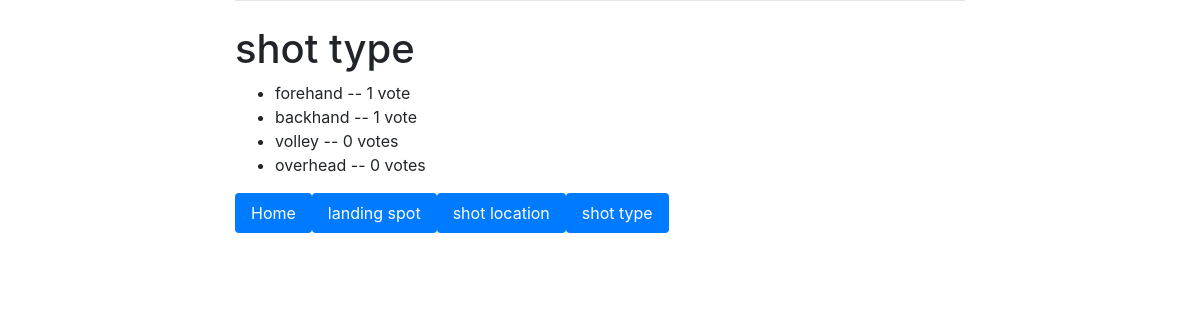
/tracker/1/results/, run on the app's committed database.
### tracker/models.py (models this page shows, shortened)
class Question(models.Model):
    question_text = models.CharField(max_length=200)
    pub_date = models.DateTimeField('date published')

class Choice(models.Model):
    question = models.ForeignKey(Question, on_delete=models.CASCADE)
    choice_text = models.CharField(max_length=200)
    votes = models.IntegerField(default=0)

### tracker/views.py (the view)
# urls.py: path('<int:pk>/results/', views.ResultsView.as_view(), name='results'),
class ResultsView(generic.DetailView):
    model = Question
    template_name = 'tracker/results.html'

### tracker/templates/tracker/results.html
{% extends 'base.html' %}
{% block content %}
<h1>{{ question.question_text }}</h1>
<ul>
{% for choice in question.choice_set.all %}
    <li>{{ choice.choice_text }} -- {{ choice.votes }} vote{{ choice.votes|pluralize }}</li>
{% endfor %}
</ul>
<ul class="nav nav-pills">
    <li class="nav-item">
    <a class="nav-link active" href="http://127.0.0.1:8000/tracker/">Home</a>
  </li>
  <li class="nav-item">
    <a class="nav-link active" href="http://127.0.0.1:8000/tracker/3/">landing spot</a>
  </li>
  <li class="nav-item">
    <a class="nav-link active" href="http://127.0.0.1:8000/tracker/2/">shot location</a>
  </li>
  <li class="nav-item">
    <a class="nav-link active" href="http://127.0.0.1:8000/tracker/1/">shot type</a>
  </li>
</ul>
{% endblock %}

### data on the page
Question: question_text "shot type"
Choice: choice_text "forehand", votes "1"
Choice: choice_text "backhand", votes "1"
Choice: choice_text "volley", votes "0"
Choice: choice_text "overhead", votes "0"
